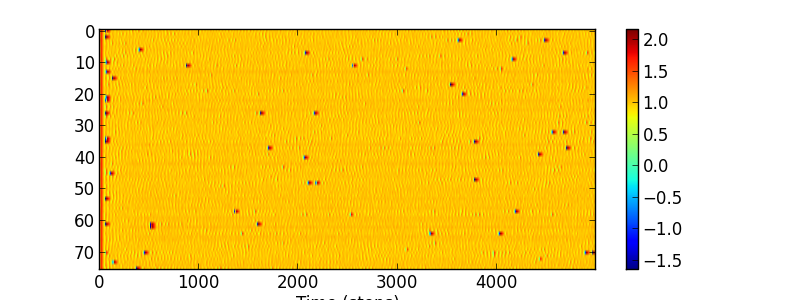

Recreate this plot in Python.
# copyright 2016 Apache 2 sddekit authors

import numpy as np
import pylab as pl

dat = np.loadtxt('bench_net_exc.dat')
x, y = np.transpose(dat[:, 2:-1].reshape((-1, 76, 2)), (2, 0, 1))

pl.figure(figsize=(8, 3))
pl.imshow(x.T, aspect='auto')
pl.xlabel('Time (steps)')
pl.colorbar()
pl.savefig('bench_net_exc.png')
